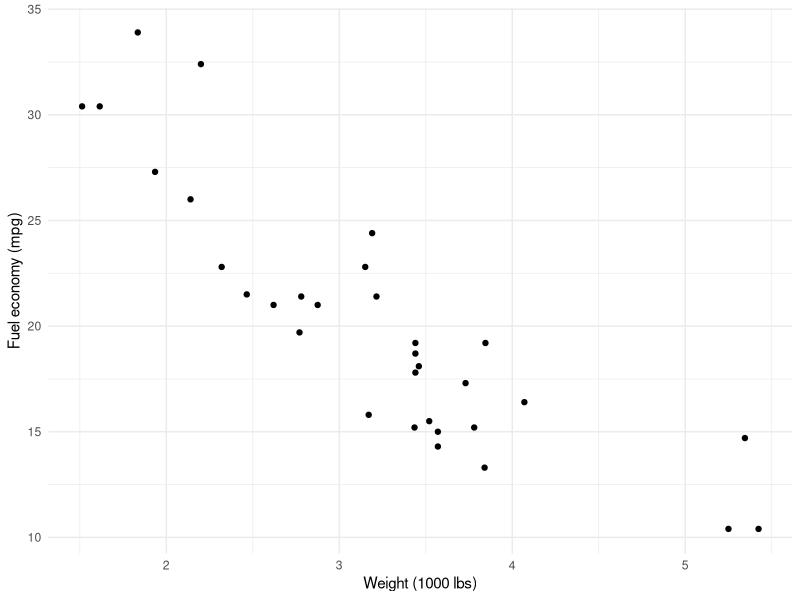

This figure's R source:
## ---- chunk 1
#| label: tbl-summary
#| tbl-cap: "Example summary statistics."
summary(mtcars[, c("mpg", "wt", "hp")])
## ---- chunk 2
#| label: fig-example
#| fig-cap: "Fuel economy vs. weight for 32 cars."
#| fig-alt: "Scatter plot showing a negative relationship between car
#|   weight (x-axis) and fuel economy in miles per gallon (y-axis)."
library(ggplot2)
ggplot(mtcars, aes(x = wt, y = mpg)) +
  geom_point() +
  labs(x = "Weight (1000 lbs)", y = "Fuel economy (mpg)") +
  theme_minimal()
